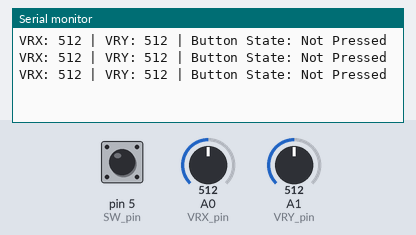
The sketch below on a simulated Arduino Uno, built with avr-gcc and run on an emulated ATmega328P. Parts: the last lines printed to the serial monitor. The test bench sets the inputs (shaded band); at power-on: A0 (VRX_pin) = 512, A1 (VRY_pin) = 512, pin 5 (SW_pin) HIGH.

Above: at 1.3 s.
1.4 s: A0 (VRX_pin) set to 583
At 1.9 s:
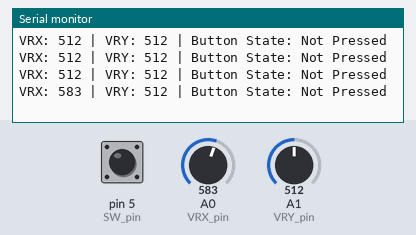
2.9 s: A0 (VRX_pin) set to 611
At 3.32 s:
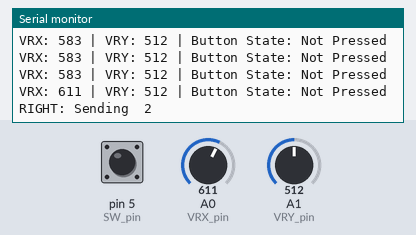
5.0 s: A1 (VRY_pin) set to 587
At 5.32 s:
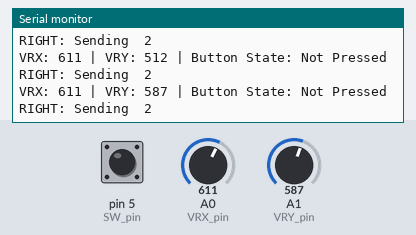
6.5 s: A1 (VRY_pin) set to 616
At 6.83 s:
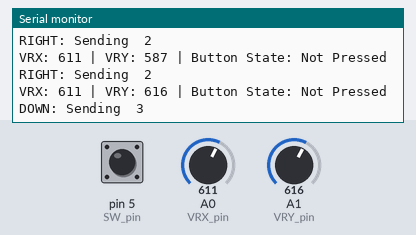
Timing chart, 0 to 9.5 s (numbered marks = the images above; inputs shaded):
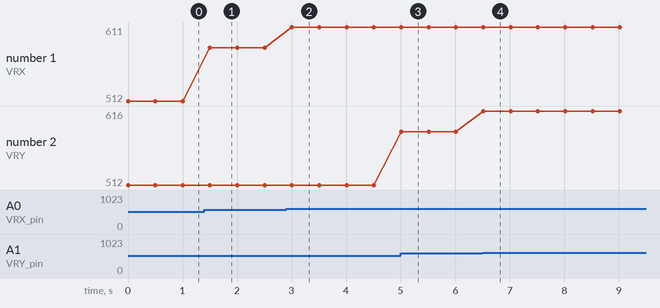

Measured:
- the behaviour switches between 600 and 601 on A0 (VRX_pin) (found by bisection; images 1 and 2)
- the behaviour switches between 600 and 601 on A1 (VRY_pin) (found by bisection; images 3 and 4)
- after the input at 1.4 s, the serial monitor: prints a new line after 0.10 s (image 1)
- after the input at 2.9 s, the serial monitor: prints a new line after 0.11 s (image 2)
- after the input at 5.0 s, the serial monitor: prints a new line at once (image 3)
- after the input at 6.5 s, the serial monitor: prints a new line at once (image 4)
- plotted number 1: 512 → 583 after the input at 1.4 s, 583 → 611 after the input at 2.9 s
- plotted number 2: 512 → 587 after the input at 5.0 s, 587 → 616 after the input at 6.5 s

The sketch:

Master.ino
```cpp
//sửa lại nhưng chưa test


#include <SoftwareSerial.h>
SoftwareSerial BTSerial(10,11);

// Pin definitions
int VRX_pin = A0; // Joystick X axis
int VRY_pin = A1; // Joystick Y axis
int SW_pin = 5;   // Joystick button

int VRX_value, VRY_value;


void setup() {

  pinMode(VRX_pin, INPUT);
  pinMode(VRY_pin, INPUT);
  pinMode(SW_pin, INPUT_PULLUP);

  BTSerial.begin(38400);
  Serial.begin(38400);
}

void loop() {

  VRX_value = analogRead(VRX_pin);  // Đọc giá trị trục X
  VRY_value = analogRead(VRY_pin);  // Đọc giá trị trục Y
  int buttonState = digitalRead(SW_pin);  // Đọc trạng thái nút nhấn joystick

  // Hiển thị giá trị cảm biến lên Serial Monitor
  Serial.print("VRX: ");
  Serial.print(VRX_value);  // In giá trị trục X
  Serial.print(" | VRY: ");
  Serial.print(VRY_value);  // In giá trị trục Y
  Serial.print(" | Button State: ");
  Serial.println(buttonState == LOW ? "Pressed" : "Not Pressed");  // In trạng thái nút

  // Check button press first
  if (buttonState == LOW) {
    BTSerial.write('5');
    Serial.println("BUTTON: Sending  5");
  }

  // Then check joystick directions
  else {
    // Xác định hướng dựa vào giá trị analog
    if (VRY_value < 400) {         // UP
      BTSerial.write('1');
          Serial.println("UP: Sending  1");
    }
    else if (VRY_value > 600) {    // DOWN
      BTSerial.write('3');
          Serial.println("DOWN: Sending  3");
    }
    else if (VRX_value > 600) {    // RIGHT
      BTSerial.write('2');
          Serial.println("RIGHT: Sending  2");
    }
    else if (VRX_value < 400) {    // LEFT
      BTSerial.write('4');
          Serial.println("LEFT: Sending  4");
    }
  }

  delay(500);  // Reduced delay for better responsiveness
}
```
